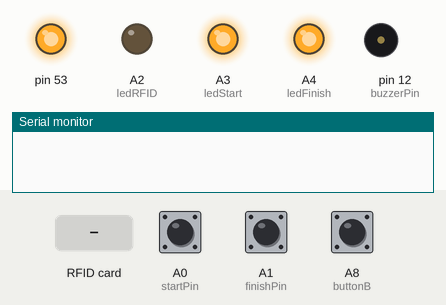
Recording of a sketch running on a simulated Arduino Mega 2560, built with avr-gcc and run on an emulated ATmega2560. On the bench: output pins drawn as LEDs (lit = HIGH), buzzer (waves = sounding, pin HIGH), the last lines printed to the serial monitor. The inputs (shaded band) are chosen by the test bench; at power-on: A0 (startPin) HIGH, A1 (finishPin) HIGH, A8 (buttonB) HIGH.

Above: at 1.2 s.
1.3 s: A0 (startPin) pulled LOW for 0.15 s
At 1.37 s:
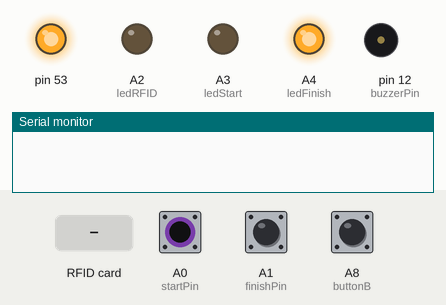
2.9 s: A1 (finishPin) pulled LOW for 0.15 s
At 2.98 s:
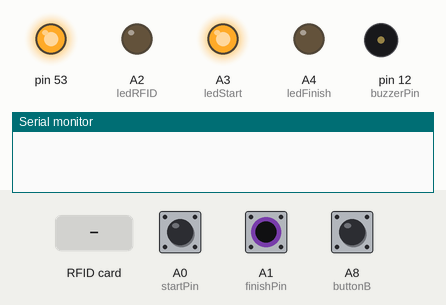
4.5 s: RFID card 5E 7A 19 C4 held to the reader
At 5.6 s:
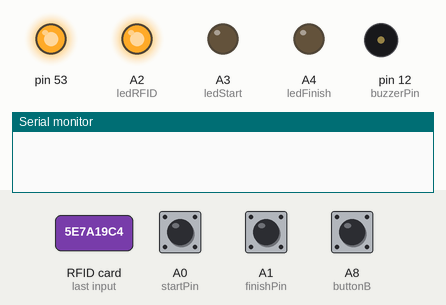
6.4 s: A0 (startPin) pulled LOW for 1 s
At 7.4 s:
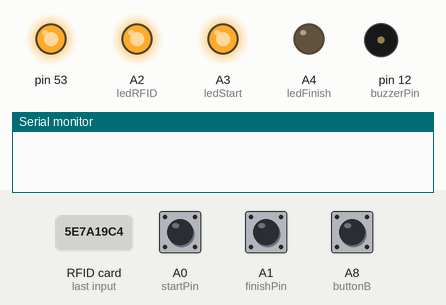
8.9 s: A8 (buttonB) pulled LOW for 0.15 s
At 9.1 s:
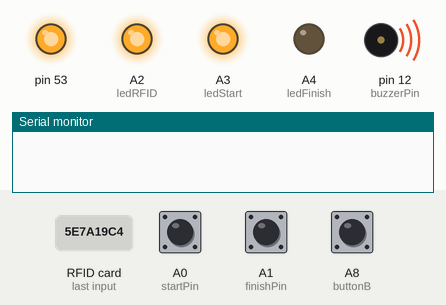
10.8 s: A1 (finishPin) pulled LOW for 1 s
At 11.5 s:
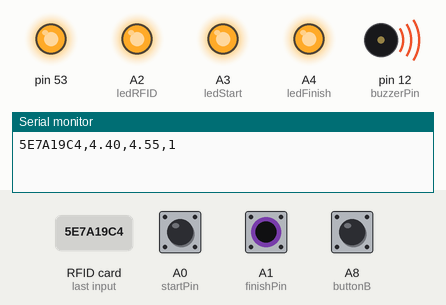
Timing chart, 0 to 13.8 s (numbered marks = the images above; inputs shaded):
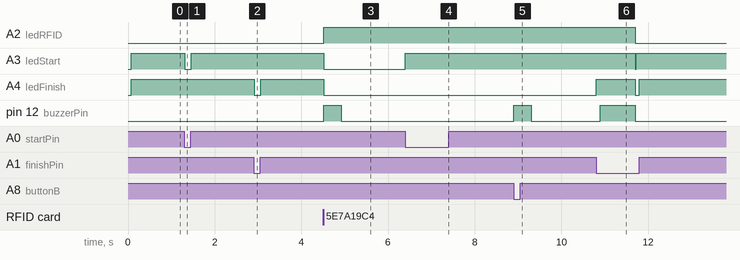

Measured:
- after the input at 1.3 s, A3 (ledStart): HIGH → LOW at once, → HIGH 0.15 s later
- after the input at 2.9 s, A4 (ledFinish): HIGH → LOW at once, → HIGH 0.15 s later
- after the input at 4.5 s, A2 (ledRFID): LOW → HIGH at once; A3 (ledStart), A4 (ledFinish): HIGH → LOW at once; pin 12 (buzzerPin): LOW → HIGH at once, → LOW 0.40 s later
- after the input at 6.4 s, A3 (ledStart): LOW → HIGH at once
- after the input at 8.9 s, pin 12 (buzzerPin): LOW → HIGH at once, → LOW 0.40 s later
- after the input at 10.8 s, A2 (ledRFID): HIGH → LOW after 0.90 s; A3 (ledStart): HIGH → LOW after 0.90 s, → HIGH 0.03 s later; A4 (ledFinish): LOW → HIGH at once, → LOW 0.90 s later, → HIGH 0.10 s later; pin 12 (buzzerPin): LOW → HIGH after 0.10 s, → LOW 0.80 s later

The sketch:

AGILITY_FINALE.ino
```cpp
#include <SPI.h>
#include <MFRC522.h>

#define SDA_DIO 49
#define RESET_DIO 48
MFRC522 RC522(SDA_DIO, RESET_DIO);

#define startPin A0
#define finishPin A1
#define ledRFID A2
#define ledStart A3
#define ledFinish A4
#define buzzerPin 12
#define buzzerButton 6
#define resetButton 40

//DEFINE REMOTE PIN
#define buttonA A10
#define buttonB A8
#define buttonC A11
#define buttonD A9

bool start_state = 0;
bool finish_state = 0;
bool stateButtonB = 0;
bool prevstateButtonB = 0;

unsigned long start_time;
unsigned long finish_time;

float final_time;
float speed;
int penalty = 0;

String uid = "";
bool state_RFID = 0;
bool state_buzzer = 0;

void setup() {
  SPI.begin();
  RC522.PCD_Init();

  Serial.begin(115200);
  pinMode(startPin, INPUT_PULLUP);
  pinMode(finishPin, INPUT_PULLUP);
  pinMode(buzzerButton, INPUT_PULLUP);
  pinMode(resetButton, INPUT_PULLUP);
  pinMode(buttonA, INPUT_PULLUP);
  pinMode(buttonB, INPUT_PULLUP);
  pinMode(buttonC, INPUT_PULLUP);
  pinMode(buttonD, INPUT_PULLUP);

  pinMode(ledRFID, OUTPUT);
  pinMode(ledStart, OUTPUT);
  pinMode(ledFinish, OUTPUT);
  pinMode(buzzerPin, OUTPUT);
}
void loop() {
  while (state_RFID == 0) {
    if (state_RFID == 0 && RC522.PICC_IsNewCardPresent() && RC522.PICC_ReadCardSerial()) {
      for (byte i = 0; i < RC522.uid.size; i++) {
        //RC522.uid.size
        uid += String(RC522.uid.uidByte[i] < 0x10 ? "0" : "");
        uid += String(RC522.uid.uidByte[i], HEX);  // Convert the UID to a single String
      }
      uid.toUpperCase();   // Convert to uppercase
      RC522.PICC_HaltA();  // Stop reading
      //RC522.PICC_HaltA();       // Halt PICC operation
      //RC522.PCD_StopCrypto1();  // Stop encryption on PCD
    }
    if (uid.length() > 0) {
      state_RFID = 1;
      digitalWrite(ledRFID, HIGH);
    }

    if (digitalRead(startPin) == 1) {
      digitalWrite(ledStart, HIGH);
    }
    if (digitalRead(finishPin) == 1) {
      digitalWrite(ledFinish, HIGH);
    }
    if (digitalRead(startPin) == 0) {
      digitalWrite(ledStart, LOW);
    }
    if (digitalRead(finishPin) == 0) {
      digitalWrite(ledFinish, LOW);
    }
  }

  if (state_RFID == 1 && state_buzzer == 0) {
    state_buzzer = 1;
    digitalWrite(ledStart, LOW);
    digitalWrite(ledFinish, LOW);
    digitalWrite(buzzerPin, HIGH);
    delay(400);
    digitalWrite(buzzerPin, LOW);
  }

  stateButtonB = digitalRead(buttonB);
  if (state_RFID == 1 && stateButtonB == 0 && prevstateButtonB == 1) {
    penalty++;
    digitalWrite(buzzerPin, HIGH);
    delay(400);
    digitalWrite(buzzerPin, LOW);
  }
  prevstateButtonB = stateButtonB;

  if (state_RFID == 1 && digitalRead(startPin) == 0 && start_state == 0) {
    start_time = millis();
    start_state = 1;
    digitalWrite(ledStart, HIGH);
  }

  if (start_state == 1 && digitalRead(finishPin) == 0 && finish_state == 0) {
    finish_time = millis();
    finish_state = 1;
    digitalWrite(ledFinish, HIGH);
  }

  if (start_state == 1 && finish_state == 1) {

    final_time = abs(finish_time - start_time) / 1000.00;
    speed = 20.00/final_time;
    String finalData = String(uid) + "," + String(final_time) + "," + String(speed) + "," + String(penalty);
    Serial.println(finalData);
  }
  if (finish_state == 1) {
    delay(100);
    digitalWrite(buzzerPin, HIGH);
    delay(800);
    digitalWrite(buzzerPin, LOW);
    reset();
    turn_off();
  }
}

void turn_off() {
  digitalWrite(ledRFID, LOW);
  digitalWrite(ledStart, LOW);
  digitalWrite(ledFinish, LOW);
}

void reset() {
  start_state = 0;
  finish_state = 0;
  state_RFID = 0;
  state_buzzer = 0;
  penalty = 0;
  uid = "";
}
```
